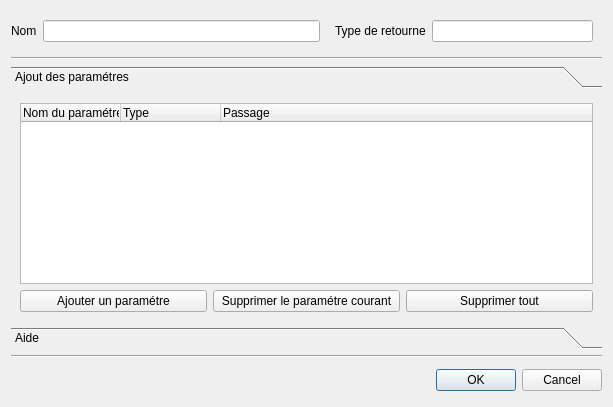
<?xml version="1.0" encoding="UTF-8"?>
<ui version="4.0">
 <class>Dialog_Declaration_Procedure</class>
 <widget class="QDialog" name="Dialog_Declaration_Procedure">
  <property name="geometry">
   <rect>
    <x>0</x>
    <y>0</y>
    <width>613</width>
    <height>407</height>
   </rect>
  </property>
  <property name="windowTitle">
   <string>Déclarer une procedure</string>
  </property>
  <property name="windowIcon">
   <iconset resource="../../Source.qrc">
    <normaloff>:/Icons/Icon/Icons8-Ios7-Editing-Increase-Font.ico</normaloff>:/Icons/Icon/Icons8-Ios7-Editing-Increase-Font.ico</iconset>
  </property>
  <layout class="QGridLayout" name="gridLayout_6">
   <item row="2" column="0">
    <layout class="QHBoxLayout" name="horizontalLayout_2">
     <item>
      <widget class="QWidget" name="widget_2" native="true">
       <layout class="QGridLayout" name="gridLayout_5">
        <item row="0" column="0">
         <widget class="QLabel" name="commentaire">
          <property name="styleSheet">
           <string notr="true">#commentaire{
color : red;
}</string>
          </property>
          <property name="text">
           <string/>
          </property>
         </widget>
        </item>
       </layout>
      </widget>
     </item>
     <item>
      <widget class="QDialogButtonBox" name="buttonBox">
       <property name="orientation">
        <enum>Qt::Horizontal</enum>
       </property>
       <property name="standardButtons">
        <set>QDialogButtonBox::Cancel|QDialogButtonBox::Ok</set>
       </property>
      </widget>
     </item>
    </layout>
   </item>
   <item row="0" column="0">
    <layout class="QVBoxLayout" name="verticalLayout">
     <item>
      <layout class="QHBoxLayout" name="horizontalLayout">
       <item>
        <widget class="QLabel" name="label">
         <property name="text">
          <string>Nom</string>
         </property>
        </widget>
       </item>
       <item>
        <widget class="QLineEdit" name="nom"/>
       </item>
       <item>
        <widget class="QWidget" name="widget_return" native="true">
         <layout class="QGridLayout" name="gridLayout_3">
          <item row="0" column="0">
           <widget class="QLabel" name="label_2">
            <property name="text">
             <string>Type de retourne</string>
            </property>
           </widget>
          </item>
          <item row="0" column="1">
           <widget class="QLineEdit" name="returntype"/>
          </item>
         </layout>
        </widget>
       </item>
      </layout>
     </item>
     <item>
      <widget class="Line" name="line">
       <property name="orientation">
        <enum>Qt::Horizontal</enum>
       </property>
      </widget>
     </item>
     <item>
      <widget class="QToolBox" name="toolBox">
       <property name="currentIndex">
        <number>0</number>
       </property>
       <widget class="QWidget" name="page">
        <property name="geometry">
         <rect>
          <x>0</x>
          <y>0</y>
          <width>593</width>
          <height>230</height>
         </rect>
        </property>
        <attribute name="label">
         <string>Ajout des paramétres</string>
        </attribute>
        <layout class="QGridLayout" name="gridLayout">
         <item row="1" column="1">
          <widget class="QPushButton" name="supprimerparametre_c">
           <property name="text">
            <string>Supprimer le paramétre courant</string>
           </property>
          </widget>
         </item>
         <item row="1" column="2">
          <widget class="QPushButton" name="supprimer_t">
           <property name="text">
            <string>Supprimer tout</string>
           </property>
          </widget>
         </item>
         <item row="1" column="0">
          <widget class="QPushButton" name="Ajouterparametre">
           <property name="text">
            <string>Ajouter un paramétre</string>
           </property>
          </widget>
         </item>
         <item row="0" column="0" colspan="3">
          <widget class="QTreeWidget" name="listeparametre">
           <column>
            <property name="text">
             <string>Nom du paramétre</string>
            </property>
           </column>
           <column>
            <property name="text">
             <string>Type</string>
            </property>
           </column>
           <column>
            <property name="text">
             <string>Passage</string>
            </property>
           </column>
          </widget>
         </item>
        </layout>
       </widget>
       <widget class="QWidget" name="page_2">
        <property name="geometry">
         <rect>
          <x>0</x>
          <y>0</y>
          <width>593</width>
          <height>230</height>
         </rect>
        </property>
        <attribute name="label">
         <string>Aide</string>
        </attribute>
        <layout class="QGridLayout" name="gridLayout_2">
         <item row="0" column="0">
          <widget class="QTextEdit" name="Aide"/>
         </item>
        </layout>
       </widget>
      </widget>
     </item>
    </layout>
   </item>
   <item row="1" column="0">
    <widget class="Line" name="line_2">
     <property name="orientation">
      <enum>Qt::Horizontal</enum>
     </property>
    </widget>
   </item>
  </layout>
 </widget>
 <resources>
  <include location="../../Source.qrc"/>
 </resources>
 <connections>
  <connection>
   <sender>buttonBox</sender>
   <signal>accepted()</signal>
   <receiver>Dialog_Declaration_Procedure</receiver>
   <slot>accept()</slot>
   <hints>
    <hint type="sourcelabel">
     <x>248</x>
     <y>254</y>
    </hint>
    <hint type="destinationlabel">
     <x>157</x>
     <y>274</y>
    </hint>
   </hints>
  </connection>
  <connection>
   <sender>buttonBox</sender>
   <signal>rejected()</signal>
   <receiver>Dialog_Declaration_Procedure</receiver>
   <slot>reject()</slot>
   <hints>
    <hint type="sourcelabel">
     <x>316</x>
     <y>260</y>
    </hint>
    <hint type="destinationlabel">
     <x>286</x>
     <y>274</y>
    </hint>
   </hints>
  </connection>
 </connections>
</ui>
